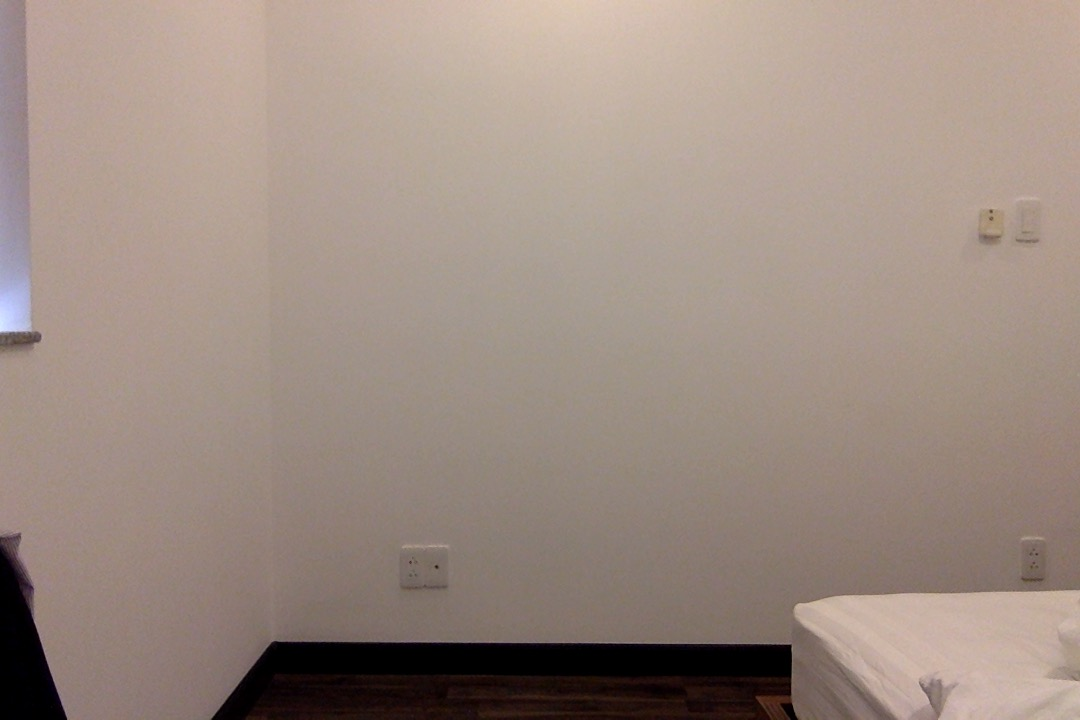
#> input picture images/background.jpg, 1080 x 720 px
$ python silhouette.py
#> lines starting #> are read from the running program, lines starting #| are printed output that depends on the picture; after the words box and inside, x2 and y2 are one past the last pixel; in counts of white or black regions, pixels touching at a corner belong together
import numpy as np
import cv2

def main():
    bg = cv2.imread('../images/background.jpg', 1)
#> bg is the input picture: shape (720, 1080, 3); mean B, G, R 130.4, 140.3, 157.1
    side = cv2.imread('../images/side1.jpg', 1)
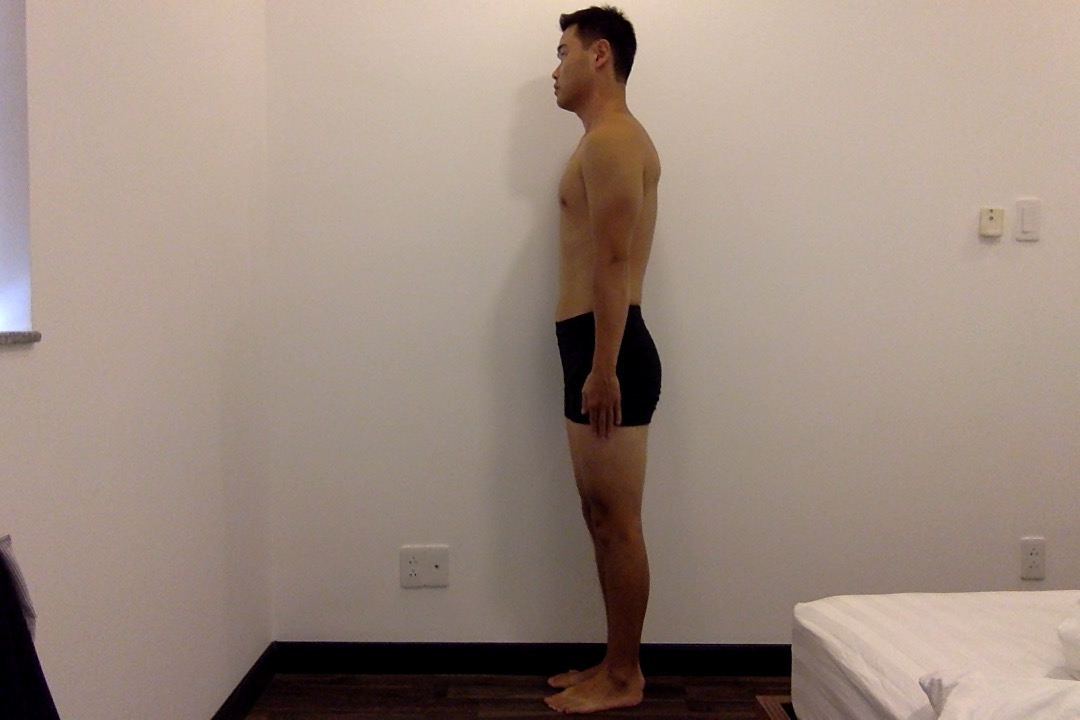
#> input picture images/side1.jpg, 1080 x 720 px
#> side is the input picture: shape (720, 1080, 3); mean B, G, R 127.2, 138.7, 156.6

    edged_bg = find_edges(bg)
    edged_side = find_edges(side)

    # Get the different between background image an front view image
    diff = cv2.subtract(edged_side, edged_bg)

    # Floodfill the image by border
    floodfilled = floodfill(diff)

    #img = cv2.imread('j.png',0)
    #kernel = np.ones((5,5),np.uint8)
    #erosion = cv2.erode(img,kernel,iterations = 1)

    # View the result
    while(1):
        cv2.imshow('image', floodfilled)
        k = cv2.waitKey(33)
        if k==27:    # Esc key to stop
            break

def find_edges(img):
    # Change all images to HSV to remove the shadow
    hsv_img = cv2.cvtColor(img,cv2.COLOR_BGR2HSV)
#> hsv_img: shape (720, 1080, 3); mean H, S, V 15.6, 49.6, 157.2

    # Remove shadow from front image by setting v channel to fixed value
    hsv_img[:,:,2] = 200
#> hsv_img: shape (720, 1080, 3); mean H, S, V 15.6, 49.6, 200

    # Change all images back to bgr image
    img = cv2.cvtColor(hsv_img,cv2.COLOR_HSV2BGR)

    # Convert different image to gray
    img = cv2.cvtColor(img,cv2.COLOR_BGR2GRAY)
#> img: shape (720, 1080)

    # normalize
    cv2.normalize(img, img, alpha=0, beta=255, norm_type=cv2.NORM_MINMAX)

    # Binary different image
    # Increase second params to reduce big salt and peppersize noise
    median = cv2.medianBlur(img, 5)

    # Remove small object
    blur = cv2.GaussianBlur(median,(5,5),0)

    # Apply the canny filter to the different
    edged_img = cv2.Canny(blur,0,40)
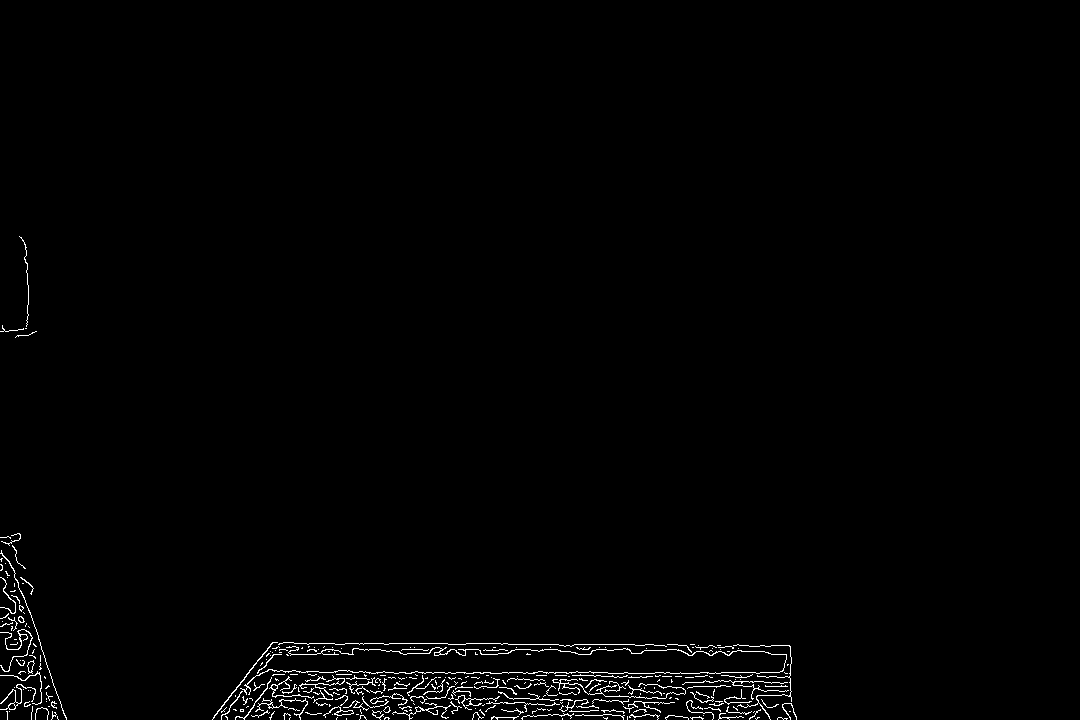
#> edged_img: shape (720, 1080); 1.1% white in thin lines or dots, all inside (x1, y1, x2, y2) = (0, 236, 797, 720)

    # Dilate to close the gaps
    kernel = cv2.getStructuringElement(cv2.MORPH_RECT,(7,7))
    dilation = cv2.dilate(edged_img,kernel,iterations = 1)
#> dilation: shape (720, 1080); 5.8% white; 3 white regions, box (x1, y1, x2, y2) and area: (209, 639, 800, 720) 36976, (0, 530, 70, 720) 7254, (0, 233, 40, 341) 1236
#> in find_edges (call 2), `hsv_img = cv2.cvtColor(img,cv2.COLOR_BGR2HSV)`: hsv_img: shape (720, 1080, 3); mean H, S, V 17.9, 58.8, 156.8
#> in find_edges (call 2), `hsv_img[:,:,2] = 200`: hsv_img: shape (720, 1080, 3); mean H, S, V 17.9, 58.8, 200
#> in find_edges (call 2), `img = cv2.cvtColor(img,cv2.COLOR_BGR2GRAY)`:
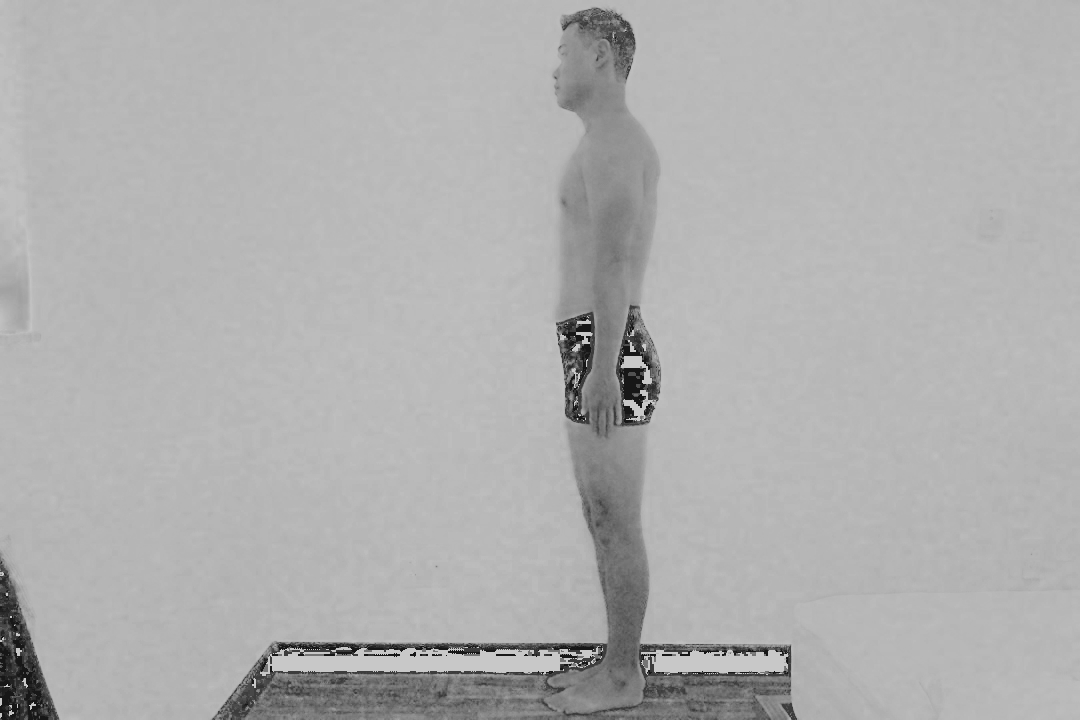
#> img: shape (720, 1080); min 23, max 200, mean 176
#> in find_edges (call 2), `cv2.normalize(img, img, alpha=0, beta=255, norm_type=cv2.NORM_MINMAX)`:
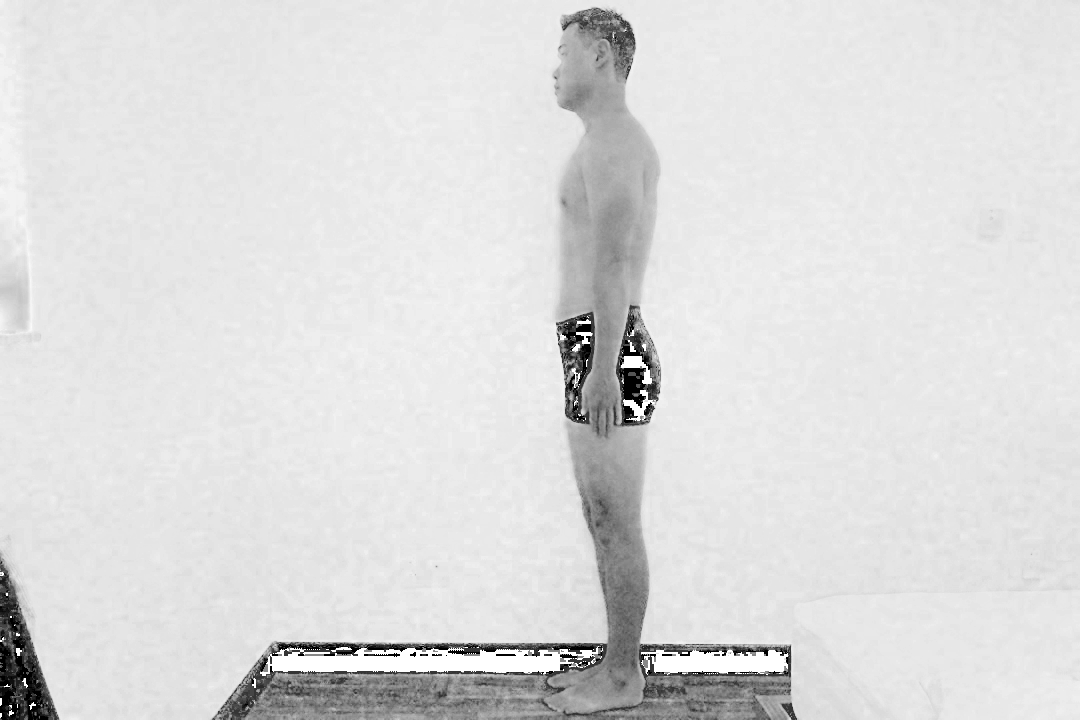
#> img: shape (720, 1080); min 0, max 255, mean 220.4
#> in find_edges (call 2), `edged_img = cv2.Canny(blur,0,40)`: edged_img: shape (720, 1080); 1.8% white in thin lines or dots, all inside (x1, y1, x2, y2) = (0, 7, 797, 720)
#> in find_edges (call 2), `dilation = cv2.dilate(edged_img,kernel,iterations = 1)`: dilation: shape (720, 1080); 10.1% white; 3 white regions, box (x1, y1, x2, y2) and area: (209, 4, 800, 720) 71480, (0, 548, 62, 720) 6114, (9, 216, 33, 333) 1059
#> in main, `diff = cv2.subtract(edged_side, edged_bg)`: diff: shape (720, 1080); 4.8% white; 133 white regions (95 under 20 px), largest, box (x1, y1, x2, y2) and area: (515, 4, 664, 642) 33741, (545, 653, 660, 670) 1314, (15, 216, 30, 244) 196

    return dilation

def floodfill(img):
    h, w = img.shape[:2]
#> h = 720; w = 1080
    mask = np.zeros((h+2, w+2), np.uint8)
    seed_pt = None

    cv2.floodFill(img, mask, seed_pt, (0, 0, 0), (0,)*3, (255,)*3, 4 + (255 << 8) + cv2.FLOODFILL_MASK_ONLY)
    img = img[1:h,1:w]
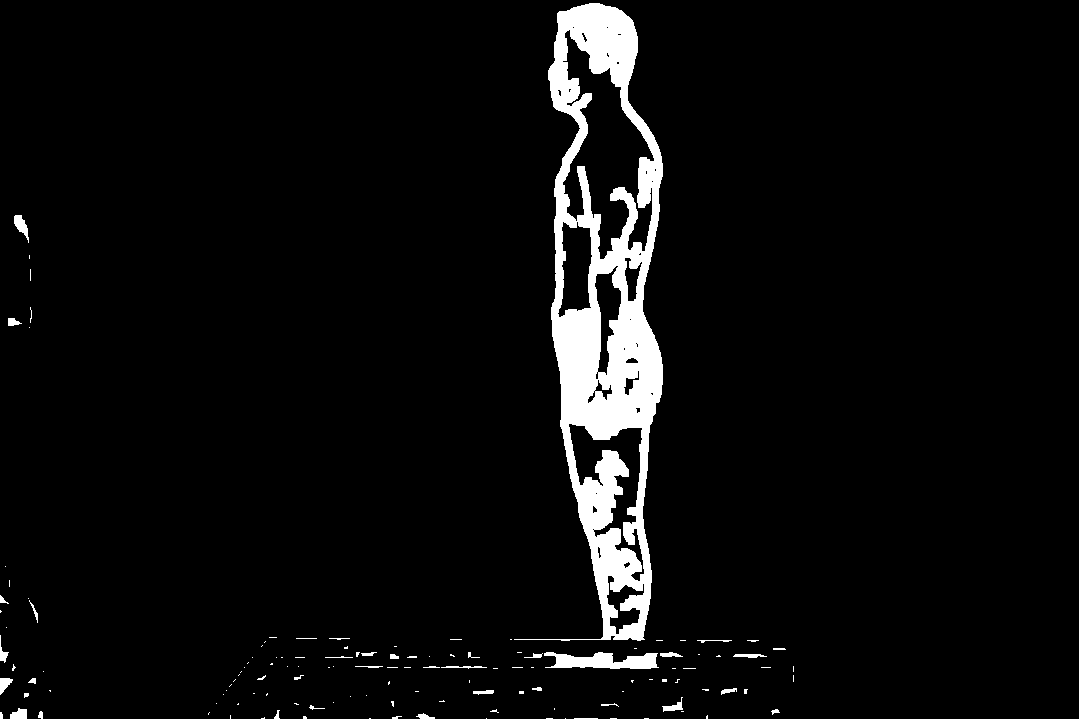
#> img: shape (719, 1079); 4.8% white; 132 white regions (95 under 20 px), largest, box (x1, y1, x2, y2) and area: (514, 3, 663, 641) 33741, (544, 652, 659, 669) 1314, (14, 215, 29, 243) 196

    return img

if __name__ == "__main__":
    main()
#> (key Esc is pressed here)
